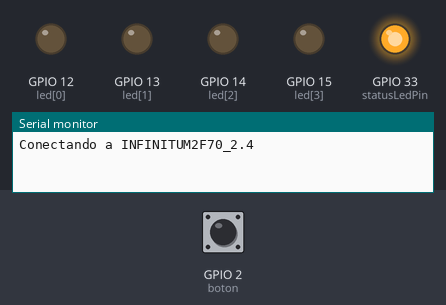
The sketch below on a simulated ESP32. Parts: output pins drawn as LEDs (lit = HIGH), the last lines printed to the serial monitor. The test bench sets the inputs (shaded band); at power-on: GPIO 2 (boton) LOW. WiFi joins after 1.5 s; servers stay silent unless stated.

Above: at 3.0 s.
3.1 s: GPIO 2 (boton) pulled HIGH for 3.2 s
At 3.6 s:
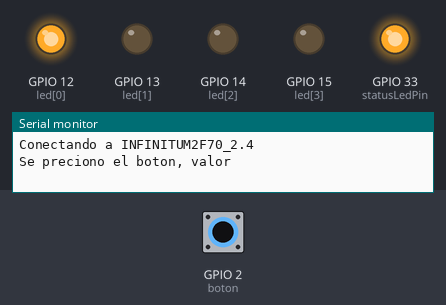
At 4.4 s:
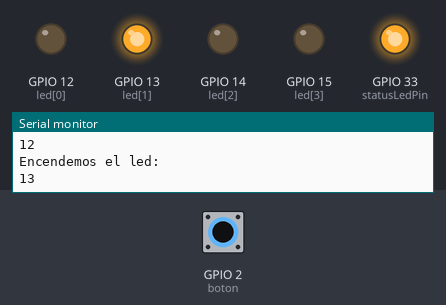
Timing chart, 0 to 7.8 s (numbered marks = the images above; inputs shaded):
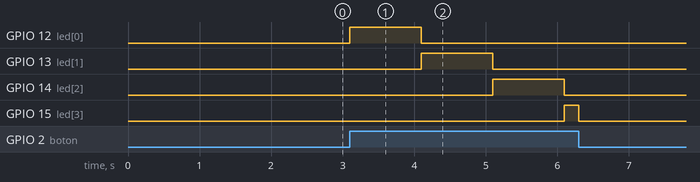

The sketch:

ESP32_WiFi_Blynk_Secuencia_Leds.ino
```cpp
// (licence header left out)
/* Comment this out to disable prints and save space */
#define BLYNK_PRINT Serial

/* Fill-in your Template ID (only if using Blynk.Cloud) */
//#define BLYNK_TEMPLATE_ID   "YourTemplateID"

//Declaracion de las librerias
#include <WiFi.h>
#include <WiFiClient.h>
#include <BlynkSimpleEsp32.h>

/*************VARIABLES PARA LA CONECCION************/
// You should get Auth Token in the Blynk App.
// Go to the Project Settings (nut icon).
char auth[] = "6smBxcOndLUYJVSwK6S6t0S5o-S_u4RB";

// Your WiFi credentials.
// Set password to "" for open networks.
char ssid[] = "INFINITUM2F70_2.4";
char pass[] = "Y3bGsm526t";

/*************VARIABLES PARA LA SECUENCIA DE LEDS************/
int led[] = {12,13,14,15};                    //Pines con los LEDs en el orden que se desean encender
int ton[] = {1000,1000,1000,1000};            //Tiempo de encendido de cada led en milisegundos. {led1,led2,led3,led4,...}
int boton = 2;                                //Pin con el botón/pulsador
long tiempo;                                  //Donde guardaremos el tiempo para comparar
int lengthLED = (sizeof(led)/sizeof(int))-1;  //Sacamos la longitud del vector 'led'. Al devolver el valor en bytes, dividimos por el tamaño en bytes de un int y le restamos 1 para simplificar la lógica
int statusLedPin = 33;                        // Esta variable controla el led de status


void setup()
{
  // Debug console
  Serial.begin(9600);
  pinMode (statusLedPin, OUTPUT);     //Se configura el pin como salida


  for (int i=0;i<=lengthLED;i++){
    pinMode(led[i],OUTPUT);           //Configuramos los pines con led como salidas
  }
  pinMode(boton,INPUT);        //Configuramos el pin del boton como entrada
  digitalWrite (statusLedPin, HIGH);  // Se comienza con el led apagado

  conectarWifi();                     //Mandar a llamar la funcion para conectar el Wifi

}

void loop()
{
  //comenzamos la ejecucion de Blynk
  Blynk.run();


  if (digitalRead(boton)){                      //Se revisa el valor del boto, si es 1 entra al ciclo y comienxa a encender los led
    Serial.println("Se preciono el boton, valor");
    digitalWrite(led[0],HIGH);
    for (int i=0;i<=lengthLED;i++){
      tiempo=millis();                         //Guardamos el tiempo actual
      while (millis()-tiempo < ton[i]){        //Si el tiempo actual menos el tiempo guardado anteriomente no es mayor al tiempo de encendido del led actual, hacemos otra comprobacion
      if (!digitalRead(boton)){               //Si hemos soltado el boton
          Serial.println("Se apago el boton");
          for (int i=0;i<=lengthLED;i++){
            digitalWrite(led[i],LOW);          //Apagamos todos los LEDs
          }
          break;                               //Salimos del bucle for
        }
      }
      digitalWrite(led[i],LOW);                //Apagamos el LED actualmente encendido
      Serial.println("Apagando el led: ");
      Serial.println(led[i]);
      if (i!=lengthLED) {
        digitalWrite(led[i+1],HIGH);           //Encendemos el LED siguiente. El if evita que cojamos el valor lengthLED+1,
        Serial.println("Encendemos el led: ");   //que no existe, ya que el vector es de longitud lengthLED
        Serial.println(led[i+1]);
      }
    }
  }


}

 // Iniciar el WiFi
void conectarWifi(){
  Serial.println();
  Serial.println();
  Serial.print("Conectando a ");
  Serial.println(ssid);
  Blynk.begin(auth, ssid, pass);

}
```

Measured:
- after the input at 3.1 s, GPIO 12 (led[0]): LOW → HIGH at once, → LOW 1.0 s later; GPIO 13 (led[1]): LOW → HIGH after 1.0 s, → LOW 1.0 s later; GPIO 14 (led[2]): LOW → HIGH after 2.0 s, → LOW 1.0 s later; GPIO 15 (led[3]): LOW → HIGH after 3.0 s, → LOW 0.20 s later
